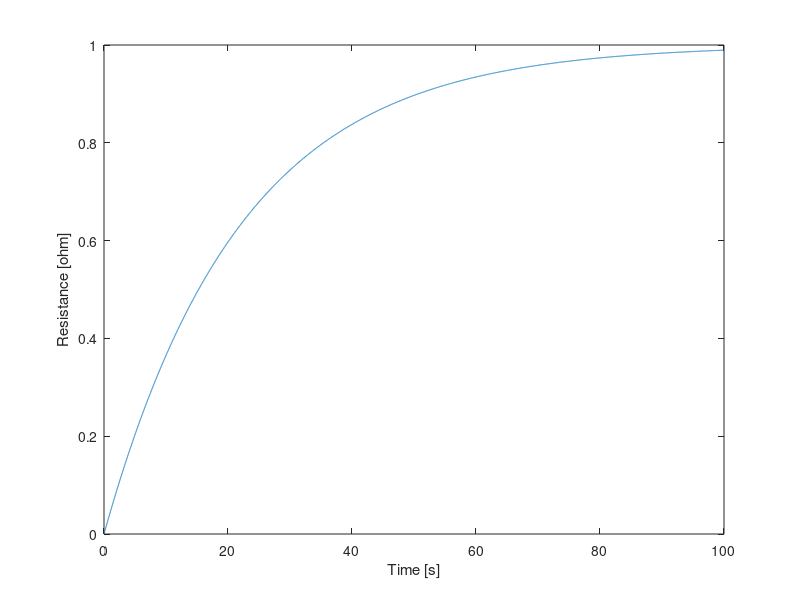
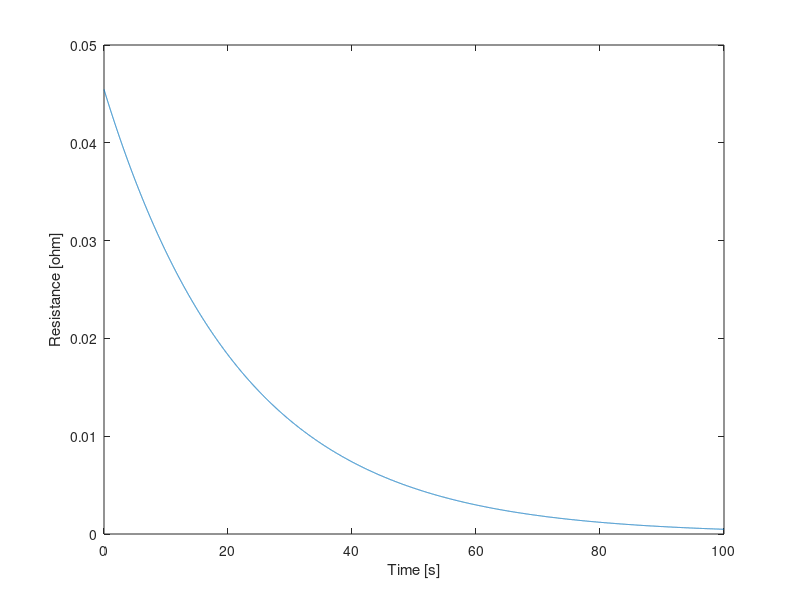
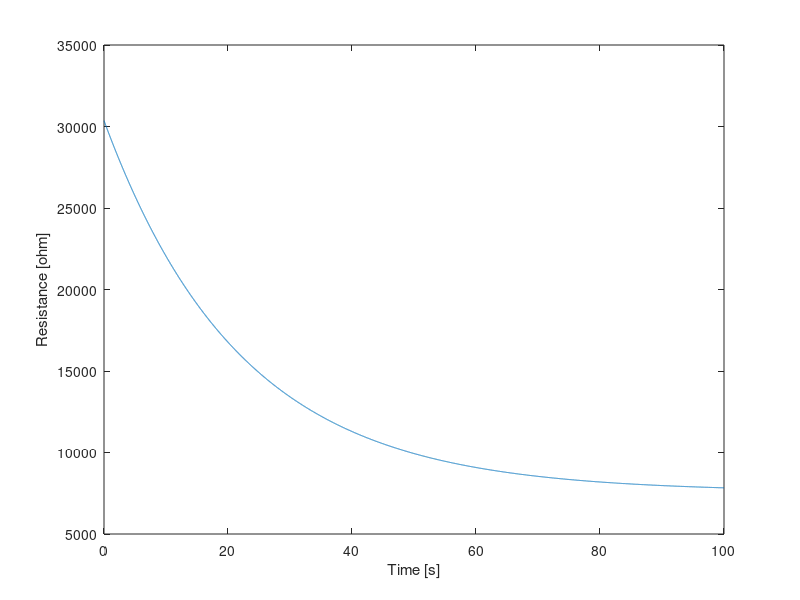
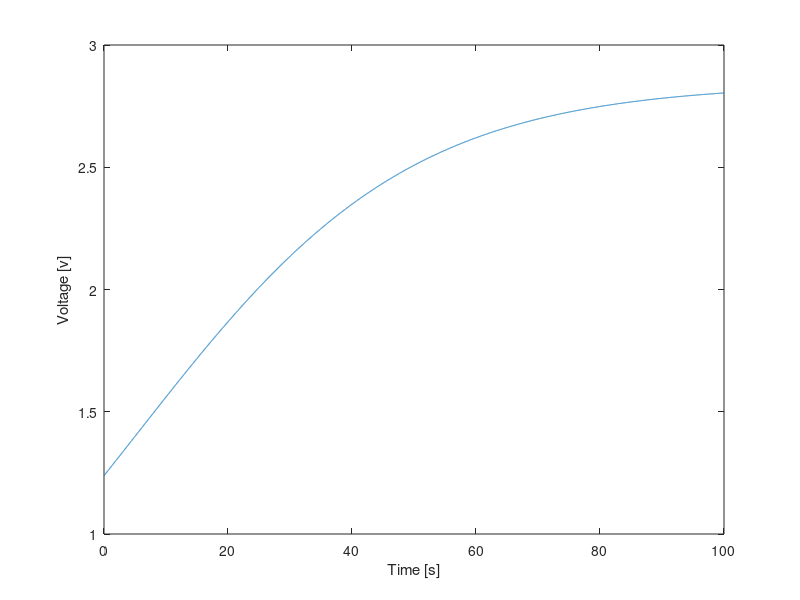

Here is the MATLAB script that generated these plots, in order:
%% Industrial Monitoring Project
% Main script
% Problem Solutions start further down

clear;
clc;
close all;

%% ================================================================
% Load and display the industrial environment
% ================================================================

%env = factoryEnvironment();

% robot from 2,2 to 38,18
% collision radius is 0.4 m
% speed up to 1 m/s

% q_critical_battery = 0.6
% q(t) = q(0)*e^(λ*t)
%   q(0)=1, fully charged at t=0
% q(t) = e^(-1.7*10^-3*t)
% 0.6 = e^(-1.7*10^-3*t)
% log(0.6) = -1.7*10^-3*t

% [seconds]
t_before_critical = -10^3/1.7*log(0.6)

function [value] = ramp(t)
    % matrix-compatible implementation
    value = max(0, t);

    % simple implementation
    % if t>=0
    %     value = t;
    % else
    %     value = 0;
    % end
end

% linear interpolation, from `a` to `b`, where `t ∈ [0,1]` indicates the percentage from `a` towards `b`
% function [value] = lerp(a,b,t)
%     value = a + (b-a)*t
% end

function [x,y] = position(t)
    % <60 second response time to 90%, according to SGAS707 datasheet
    % 4 stops for measurement
    % time for travel is about 52.84 seconds, leaving
    % a little over 247/4 seconds for each sensing period
    % [seconds]
    t_sensing_once = 60;

    % workflow
    % measure
    % 2,2 to 8,15
    % measure
    % 8,15 to 12,10
    % 12,10 to 20,5
    % measure
    % 20,5 to 30,15
    % 30,15 to 38,18
    % measure

    locations = [
        2,  2;
        8,  15;
        12, 10;
        20, 5;
        30, 15;
        38, 18
    ];

    % t_travel is time between each location
    % if moving in a straight line at 1 [m/s]
    t_travel = [];
    for i = 2:size(locations,1)
        vector = (locations(i,1:2) - locations(i-1,1:2));
        dist = sqrt(vector(1)^2 + vector(2)^2);
        t_seconds = dist / 1; % t = d / 1 [m/s]
        t_travel = [t_travel, t_seconds];
    end

    % round up t_travel for nice numbers
    % make sure to round UP so that speed
    % is no more than 1 [m/s]
    % t_travel = 14.3178, 6.4031, 9.4340, 14.142, 8.5440
    t_travel_rounded = [14.32, 6.41, 9.44, 14.15, 8.55]
    for i=1:size(t_travel_rounded,2)
        if t_travel_rounded(i) < t_travel(i)
            disp("ERROR: SPEED TOO FAST")
        end
    end


    % 2,8,12,20,30,38
    % x(t) = 2 + (8-2)*r((t-60)/14.32) - (8-2)*r((t-60)/14.32-1)
    fprintf("\nx(t) = 2 +\n");
    elapsed_time = t_sensing_once; % starting time; start moving after sensing once
    x = zeros(size(t)) + 2; % starting position
    for i = 2:size(locations,1)
        location_diff = locations(i,1)-locations(i-1,1);
        % ramp up to `distance` units at a speed of distance/length_of_travel [m/s] before stopping:
        %    distance * min(1, ramp((t-t0)/length_of_travel))
        x = x + location_diff*min(1,ramp((t-elapsed_time)/t_travel_rounded(i-1)));
        if i == size(locations,1)
            fprintf("    %.2f*r((t-%.2f)/%.2f)  -  %.2f*r((t-%.2f)/%.2f-1)\n", location_diff, elapsed_time, t_travel_rounded(i-1), location_diff, elapsed_time, t_travel_rounded(i-1));
        else
            fprintf("    %.2f*r((t-%.2f)/%.2f)  -  %.2f*r((t-%.2f)/%.2f-1) +\n", location_diff, elapsed_time, t_travel_rounded(i-1), location_diff, elapsed_time, t_travel_rounded(i-1));
            elapsed_time = elapsed_time + t_travel_rounded(i-1);
            % there are sensing stops after reaching (8,15) and (20,5), i=2,4
            if i==2 || i==4
                elapsed_time = elapsed_time + t_sensing_once;
            end
        end
    end

    fprintf("\ny(t) = 2 +\n");
    elapsed_time = t_sensing_once; % starting time; start moving after sensing once
    y = zeros(size(t)) + 2; % starting position
    for i = 2:size(locations,1)
        location_diff = locations(i,2)-locations(i-1,2);
        % ramp up to `distance` units at a speed of distance/length_of_travel [m/s] before stopping:
        %    distance * min(1, ramp((t-t0)/length_of_travel))
        y = y + location_diff*min(1,ramp((t-elapsed_time)/t_travel_rounded(i-1)));
        if i == size(locations,1)
            fprintf("    %.2f*r((t-%.2f)/%.2f)  -  %.2f*r((t-%.2f)/%.2f-1)\n", location_diff, elapsed_time, t_travel_rounded(i-1), location_diff, elapsed_time, t_travel_rounded(i-1));
        else
            fprintf("    %.2f*r((t-%.2f)/%.2f)  -  %.2f*r((t-%.2f)/%.2f-1) +\n", location_diff, elapsed_time, t_travel_rounded(i-1), location_diff, elapsed_time, t_travel_rounded(i-1));
            elapsed_time = elapsed_time + t_travel_rounded(i-1);
            % there are sensing stops after reaching (8,15) and (20,5), i=2,4
            if i==2 || i==4
                elapsed_time = elapsed_time + t_sensing_once;
            end
        end
    end


    % t_travel_total = sum(t_travel_rounded)
    % t_sensing_once
    % t_mission = sum(t_travel_rounded) + t_sensing_once*4
    % q_after_mission = e^(-1.7*10^-3*t_mission)
end

t = 0:0.01:300;
[x,y] = position(t);

% whether to plot [factory, x(t), y(t), |v(t)|]
plots = [0 0 0 0]

if plots(1) ~= 0
    env = factoryEnvironment();

    plot(x, y, '.')
    theta = linspace(0,2*pi,10);
    radius = 0.4;
    for k = 1:floor(size(t,2)/4)
        xc = x(k*4);
        yc = y(k*4);
        xCircle = xc + radius*cos(theta);
        yCircle = yc + radius*sin(theta);
        fill(xCircle, yCircle, [0.70 0.70 0.70], 'EdgeColor','r', 'LineWidth',1.5);
    end


    circles = [
        2,2;
        8,15;
        20,5;
        38,18;
    ];
    theta = linspace(0,2*pi,10);
    radius = 0.1;
    for k = 1:size(circles,1)
        xc = circles(k,1);
        yc = circles(k,2);
        xCircle = xc + radius*cos(theta);
        yCircle = yc + radius*sin(theta);
        fill(xCircle, yCircle, [0.70 0.70 0.70], 'EdgeColor','g', 'LineWidth',1.5);
    end
end

if plots(2) ~= 0
    figure
    plot(t, x)
    title("x-axis position over time")
    xlabel("t [s]")
    ylabel("x [m]")
end

if plots(3) ~= 0
    figure
    plot(t, y)
    title("y-axis position over time")
    xlabel("t [s]")
    ylabel("y [m]")
end


if plots(4) ~= 0
    x_speed = (x(2:end) - x(1:end-1))/0.01;
    y_speed = (y(2:end) - y(1:end-1))/0.01;
    v = sqrt(x_speed.^2 + y_speed.^2);
    figure
    hold on
    plot(t(1:end-1),v)
    plot([0,300], [1,1])
    xlabel("t [s]")
    ylabel("v [m/s]")
end



% PROBLEM 1 FINAL VALUES
% x(t) = 2 +
%     6.00*r((t-60.00)/14.32)  -  6.00*r((t-60.00)/14.32-1) +
%     4.00*r((t-134.32)/6.41)  -  4.00*r((t-134.32)/6.41-1) +
%     8.00*r((t-140.73)/9.44)  -  8.00*r((t-140.73)/9.44-1) +
%     10.00*r((t-210.17)/14.15)  -  10.00*r((t-210.17)/14.15-1) +
%     8.00*r((t-224.32)/8.55)  -  8.00*r((t-224.32)/8.55-1)
%
% y(t) = 2 +
%     13.00*r((t-60.00)/14.32)  -  13.00*r((t-60.00)/14.32-1) +
%     -5.00*r((t-134.32)/6.41)  -  -5.00*r((t-134.32)/6.41-1) +
%     -5.00*r((t-140.73)/9.44)  -  -5.00*r((t-140.73)/9.44-1) +
%     10.00*r((t-210.17)/14.15)  -  10.00*r((t-210.17)/14.15-1) +
%     3.00*r((t-224.32)/8.55)  -  3.00*r((t-224.32)/8.55-1)

% measurement coordinates at (2,2), (8,15), (20,5), (38,18)
% t_travel_total = 52.870
% t_sensing_once = 60
% t_mission = 292.87
% q_after_mission = 0.6078









% PROBLEM 2.
% R_inf = A*C^(-alpha)
% alpha = 0.602
% A = 8.0*10^4
% R_inf = 8.0*10^4*C^(-0.602)

C = 1:0.1:100;
R_inf = 8.0*10^4*C.^(-0.602);

% whether to plot [linear, logarithmic]
plots_2 = [0 0]

if plots_2(1) ~= 0
    figure
    plot(C,R_inf)
    xlabel("C [ppm]")
    ylabel("R_{∞} [Ω]")
end
if plots_2(2) ~= 0
    figure
    loglog(C,R_inf)
    xlabel("C [ppm]")
    ylabel("R_{∞} [Ω]")
end


% 2.iii DISCUSSION
% The sensitivity is lower with high VOC concentrations
% compared to low VOC concentrations; when C changes
% from 1 to 20, R_inf drops by a factor of about 6.07
% i.e., it drops by about 66821 [Ω]
% and when C changes from 81 to 100, R_inf drops by
% a factor of about 1.13 (a drop of about 676.44 [Ω])







% Problem 3
% Eq 1. Vout(T) = Vc * RL / (Rs(t)) + RL)
% Eq 2. Rs = Rinf(c). We assume we have reached a steady state solution
% Knowns Vc = 5, Rl = 10,000 Ohms

% 3.i Expression derived in writeup
Vc = 5;
Rl = 10000;
Vout = Vc * Rl ./ (R_inf + Rl);

% 3.ii
plots_3 = [0]

if plots_3(1) ~= 0
    figure
    plot(C,Vout);
    xlabel("C [ppm]");
    ylabel("Vout [V]");
end

% 3.iii Discussion
    %The transformation from the VOC concentration to output voltage is
    %not linear. As the concentration increases the VOut detection
    %increases logarythmically. 

% 3.iv Expression derived in the writeup
    %  Rs(t) = -10000 + 50000 / Vout(T)

% 3.v Expression derived in the writeup
    % C(t) = ( ( 80000 * Vout(t) ) / (-10000 * Vout(t) + 50000))^(1/0.602)









% Problem 4

% tau * r'(t) + r(t) = r_inf
% All initial conditions assumed 0 for initial steps
tau = 22;
plots_4 = [1, 1, 1, 1];

% 4.i derived in writeup
    % System is time invarient, causual, stable, and linear
    
%4.ii Unit Step Response, Equation Derived in Writeup
t = 0:0.01:100;
R_Step = 1 - exp(-t/22);

if plots_4(1) ~= 0
    figure;
    plot(t, R_Step);
    xlabel("Time [s]");
    ylabel("Resistance [ohm]");
end

%4.iii Impulse Response, Equation Derived in Writeup
R_Impulse = exp(-t/22) / 22

if plots_4(2) ~= 0
    figure;
    plot(t, R_Impulse);
    xlabel("Time [s]");
    ylabel("Resistance [ohm]");
end

%4.iv discusion in writeup, checked and their the same

%4.v derivation and discussion in writeup
rs_t90 = -22 * log(1/10)

%4.vi, rinf at a steady state solution for c = 5, 50
rinf_1_vi = 8.0*10^4 * 5^(-0.602)
rinf_2_vi = 8.0*10^4 * 50^(-0.602)

%RS Derived in writeup
rs_actual = 7591.2 + exp(-t/22) * 22769.8

if plots_4(3) ~= 0
    figure;
    plot(t, rs_actual);
    xlabel("Time [s]");
    ylabel("Resistance [ohm]");
end

%Vout derived in writeup
vout_realistic = 5 * 10^4 ./ ((rs_actual) + 10^4)

if plots_4(4) ~= 0
    figure;
    plot(t, vout_realistic);
    xlabel("Time [s]");
    ylabel("Voltage [v]");
end










% Problem 5

%5.i For each ADC resolution with N bits there are 2^N levels and the voltage resolution is V_REF/(2^N).
    
N8 = 8
L8 =256 
DV8= 5/(256) % 0.0195

N10=10 
L10=1024 
DV10=5/(1024) % 0.0049

N12=12
L12=4096
DV12=5/(4096) % 0.0012

%5.ii vout[n] = vout()
n = 0
tS = 0.1
